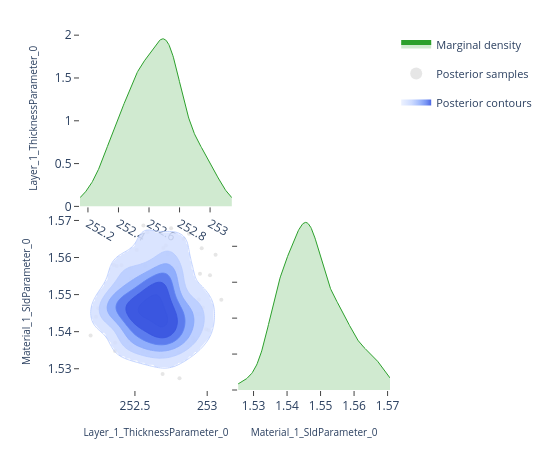

Source (notebook cell):
### Code cell
# ---- Pairwise focus: thickness vs SLD ---------------------------------------
# A 2-parameter corner plot zooms in on the joint posterior for a specific
# pair.  This is the same view the EasyReflectometryApp's "2D Heatmap"
# sub-tab uses to inspect parameter degeneracies.


params_of_interest = ['Layer_1_ThicknessParameter_0', 'Material_1_SldParameter_0']
idx = [posterior.param_names.index(p) for p in params_of_interest]
subset_draws = np.asarray(posterior.draws)[:, idx]

fig = plot_corner(subset_draws, params_of_interest)
fig.show()

### Figure 1 — Plotly figure (JSON) as saved in the notebook; plotly's stock layout.template omitted (floating-point values rounded to 4 significant figures; data arrays with more than 128 entries replaced by an {"elided": "..."} marker saying what was removed)
{"data": [{"fill": "tozeroy", "fillcolor": "rgba(44, 160, 44, 0.22)", "hoverinfo": "skip", "legendgroup": "marginal", "line": {"color": "rgb(44, 160, 44)", "width": 1}, "mode": "lines", "name": "Marginal density", "showlegend": true, "type": "scatter", "x": {"elided": "256 float values"}, "xaxis": "x", "y": {"elided": "256 float values"}, "yaxis": "y"}, {"hoverinfo": "skip", "legendgroup": "scatter", "marker": {"color": "rgba(140, 140, 140, 0.22)", "size": 4}, "mode": "markers", "name": "Posterior samples", "showlegend": true, "type": "scatter", "x": [252.6, 252.7, 252.6, 252.6, 252.8, 253.0, 252.4, 252.9, 252.4, 253.1, 252.6, 253.0, 252.4, 252.4, 252.7, 252.7, 252.7, 252.7, 252.8, 252.5, 253.0, 252.9, 252.4, 252.5, 252.7, 252.6, 252.5, 252.7, 252.4, 252.9, 252.5, 252.6, 252.2, 252.3, 252.5, 252.5, 252.9, 252.6, 252.8, 252.6, 252.5, 252.8, 252.8, 252.8, 252.7, 252.6, 252.7, 252.7, 252.5, 252.7, 252.4, 252.3, 252.8, 252.7, 252.7, 252.8, 252.5, 252.7, 252.5, 252.7, 252.5, 252.6, 252.6, 252.5, 252.6, 252.7, 252.7, 252.2, 252.5, 252.6, 252.6, 252.4, 252.8, 253.0, 252.8, 252.8, 252.5, 252.9, 252.5, 253.0, 252.8, 252.7, 252.7, 252.7, 252.9, 253.1, 252.7, 252.6, 252.7, 252.4, 252.5, 252.8, 253.0, 252.7, 252.5, 252.5, 252.3, 252.4, 253.0, 252.9, 252.6, 252.6, 252.5, 252.7, 252.8, 252.7, 252.2, 252.6, 252.8, 252.5, 252.4, 252.7, 252.6, 252.3, 252.6, 252.5, 252.7], "xaxis": "x3", "y": [1.539, 1.539, 1.543, 1.535, 1.546, 1.547, 1.558, 1.566, 1.545, 1.549, 1.549, 1.556, 1.549, 1.558, 1.538, 1.538, 1.529, 1.547, 1.545, 1.557, 1.562, 1.538, 1.558, 1.538, 1.54, 1.558, 1.55, 1.561, 1.552, 1.537, 1.546, 1.55, 1.546, 1.546, 1.543, 1.538, 1.542, 1.546, 1.538, 1.551, 1.545, 1.542, 1.538, 1.546, 1.555, 1.539, 1.534, 1.542, 1.544, 1.543, 1.545, 1.549, 1.539, 1.543, 1.555, 1.534, 1.547, 1.549, 1.566, 1.563, 1.542, 1.553, 1.55, 1.554, 1.554, 1.557, 1.548, 1.539, 1.546, 1.567, 1.55, 1.537, 1.568, 1.54, 1.527, 1.546, 1.546, 1.549, 1.543, 1.555, 1.557, 1.552, 1.541, 1.563, 1.537, 1.561, 1.554, 1.554, 1.543, 1.535, 1.547, 1.565, 1.545, 1.556, 1.562, 1.541, 1.547, 1.546, 1.541, 1.545, 1.549, 1.534, 1.538, 1.55, 1.55, 1.545, 1.544, 1.544, 1.557, 1.536, 1.549, 1.551, 1.544, 1.546, 1.569, 1.552, 1.537], "yaxis": "y3", "zorder": 0}, {"colorscale": [[0.0, "rgba(224, 233, 255, 0.62)"], [0.35, "rgba(183, 203, 255, 0.70)"], [0.6, "rgba(138, 169, 252, 0.78)"], [0.82, "rgba(96, 131, 242, 0.84)"], [1.0, "rgba(58, 86, 224, 0.90)"]], "connectgaps": false, "contours": {"coloring": "fill", "end": 69.91, "showlabels": false, "showlines": false, "size": 11.04, "start": 14.72}, "hoverinfo": "skip", "legendgroup": "contour", "name": "Posterior contours", "showlegend": true, "showscale": false, "type": "contour", "x": [252.1, 252.2, 252.2, 252.2, 252.2, 252.2, 252.2, 252.2, 252.2, 252.3, 252.3, 252.3, 252.3, 252.3, 252.3, 252.3, 252.3, 252.4, 252.4, 252.4, 252.4, 252.4, 252.4, 252.4, 252.5, 252.5, 252.5, 252.5, 252.5, 252.5, 252.5, 252.5, 252.6, 252.6, 252.6, 252.6, 252.6, 252.6, 252.6, 252.6, 252.7, 252.7, 252.7, 252.7, 252.7, 252.7, 252.7, 252.7, 252.8, 252.8, 252.8, 252.8, 252.8, 252.8, 252.8, 252.8, 252.9, 252.9, 252.9, 252.9, 252.9, 252.9, 252.9, 252.9, 253.0, 253.0, 253.0, 253.0, 253.0, 253.0, 253.0, 253.0, 253.1, 253.1, 253.1, 253.1, 253.1, 253.1, 253.1, 253.1], "xaxis": "x3", "y": [1.525, 1.526, 1.527, 1.527, 1.528, 1.528, 1.529, 1.529, 1.53, 1.531, 1.531, 1.532, 1.532, 1.533, 1.533, 1.534, 1.535, 1.535, 1.536, 1.536, 1.537, 1.537, 1.538, 1.539, 1.539, 1.54, 1.54, 1.541, 1.541, 1.542, 1.543, 1.543, 1.544, 1.544, 1.545, 1.545, 1.546, 1.547, 1.547, 1.548, 1.548, 1.549, 1.549, 1.55, 1.551, 1.551, 1.552, 1.552, 1.553, 1.554, 1.554, 1.555, 1.555, 1.556, 1.556, 1.557, 1.558, 1.558, 1.559, 1.559, 1.56, 1.56, 1.561, 1.562, 1.562, 1.563, 1.563, 1.564, 1.564, 1.565, 1.566, 1.566, 1.567, 1.567, 1.568, 1.568, 1.569, 1.57, 1.57, 1.571], "yaxis": "y3", "z": {"elided": "80x80 float values"}, "zmax": 69.91, "zmin": 14.72, "zorder": 1}, {"colorscale": [[0.0, "rgba(183, 203, 255, 0.94)"], [0.35, "rgba(183, 203, 255, 0.94)"], [0.35, "rgba(138, 169, 252, 0.95)"], [0.6, "rgba(138, 169, 252, 0.95)"], [0.6, "rgba(96, 131, 242, 0.96)"], [0.82, "rgba(96, 131, 242, 0.96)"], [0.82, "rgba(58, 86, 224, 0.98)"], [1.0, "rgba(58, 86, 224, 0.98)"]], "contours": {"coloring": "lines", "end": 69.91, "showlabels": false, "size": 11.04, "start": 14.72}, "hoverinfo": "skip", "legendgroup": "contour", "line": {"width": 0.9}, "showlegend": false, "showscale": false, "type": "contour", "x": [252.1, 252.2, 252.2, 252.2, 252.2, 252.2, 252.2, 252.2, 252.2, 252.3, 252.3, 252.3, 252.3, 252.3, 252.3, 252.3, 252.3, 252.4, 252.4, 252.4, 252.4, 252.4, 252.4, 252.4, 252.5, 252.5, 252.5, 252.5, 252.5, 252.5, 252.5, 252.5, 252.6, 252.6, 252.6, 252.6, 252.6, 252.6, 252.6, 252.6, 252.7, 252.7, 252.7, 252.7, 252.7, 252.7, 252.7, 252.7, 252.8, 252.8, 252.8, 252.8, 252.8, 252.8, 252.8, 252.8, 252.9, 252.9, 252.9, 252.9, 252.9, 252.9, 252.9, 252.9, 253.0, 253.0, 253.0, 253.0, 253.0, 253.0, 253.0, 253.0, 253.1, 253.1, 253.1, 253.1, 253.1, 253.1, 253.1, 253.1], "xaxis": "x3", "y": [1.525, 1.526, 1.527, 1.527, 1.528, 1.528, 1.529, 1.529, 1.53, 1.531, 1.531, 1.532, 1.532, 1.533, 1.533, 1.534, 1.535, 1.535, 1.536, 1.536, 1.537, 1.537, 1.538, 1.539, 1.539, 1.54, 1.54, 1.541, 1.541, 1.542, 1.543, 1.543, 1.544, 1.544, 1.545, 1.545, 1.546, 1.547, 1.547, 1.548, 1.548, 1.549, 1.549, 1.55, 1.551, 1.551, 1.552, 1.552, 1.553, 1.554, 1.554, 1.555, 1.555, 1.556, 1.556, 1.557, 1.558, 1.558, 1.559, 1.559, 1.56, 1.56, 1.561, 1.562, 1.562, 1.563, 1.563, 1.564, 1.564, 1.565, 1.566, 1.566, 1.567, 1.567, 1.568, 1.568, 1.569, 1.57, 1.57, 1.571], "yaxis": "y3", "z": {"elided": "80x80 float values"}, "zmax": 69.91, "zmin": 14.72, "zorder": 2}, {"fill": "tozeroy", "fillcolor": "rgba(44, 160, 44, 0.22)", "hoverinfo": "skip", "legendgroup": "marginal", "line": {"color": "rgb(44, 160, 44)", "width": 1}, "mode": "lines", "name": "Marginal density", "showlegend": false, "type": "scatter", "x": {"elided": "256 float values"}, "xaxis": "x4", "y": {"elided": "256 float values"}, "yaxis": "y4"}], "layout": {"height": 450, "legend": {"font": {"size": 11}, "itemsizing": "constant", "orientation": "v", "x": 1.02, "xanchor": "left", "y": 1.0, "yanchor": "top"}, "margin": {"b": 60, "l": 80, "r": 160, "t": 30}, "plot_bgcolor": "white", "showlegend": true, "width": 550, "xaxis": {"anchor": "y", "domain": [0.0, 0.49], "showgrid": false, "ticks": "outside", "zeroline": false}, "xaxis2": {"anchor": "y2", "domain": [0.51, 1.0], "showgrid": false, "ticks": "outside", "visible": false, "zeroline": false}, "xaxis3": {"anchor": "y3", "domain": [0.0, 0.49], "showgrid": false, "ticks": "outside", "title": {"font": {"size": 10}, "text": "Layer_1_ThicknessParameter_0"}, "zeroline": false}, "xaxis4": {"anchor": "y4", "domain": [0.51, 1.0], "showgrid": false, "ticks": "outside", "title": {"font": {"size": 10}, "text": "Material_1_SldParameter_0"}, "zeroline": false}, "yaxis": {"anchor": "x", "domain": [0.51, 1.0], "showgrid": false, "ticks": "outside", "title": {"font": {"size": 10}, "text": "Layer_1_ThicknessParameter_0"}, "zeroline": false}, "yaxis2": {"anchor": "x2", "domain": [0.51, 1.0], "showgrid": false, "ticks": "outside", "visible": false, "zeroline": false}, "yaxis3": {"anchor": "x3", "domain": [0.0, 0.49], "showgrid": false, "ticks": "outside", "title": {"font": {"size": 10}, "text": "Material_1_SldParameter_0"}, "zeroline": false}, "yaxis4": {"anchor": "x4", "domain": [0.0, 0.49], "showgrid": false, "showticklabels": false, "ticks": "outside", "zeroline": false}}}
